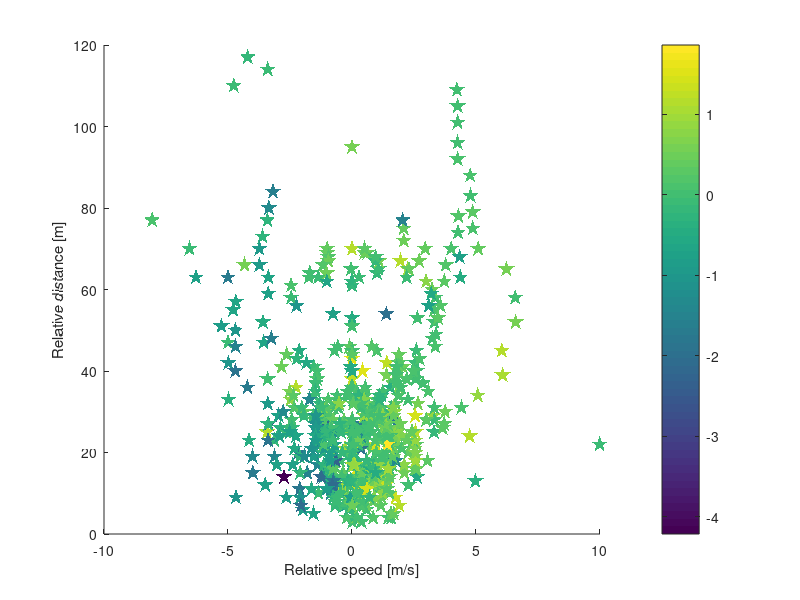
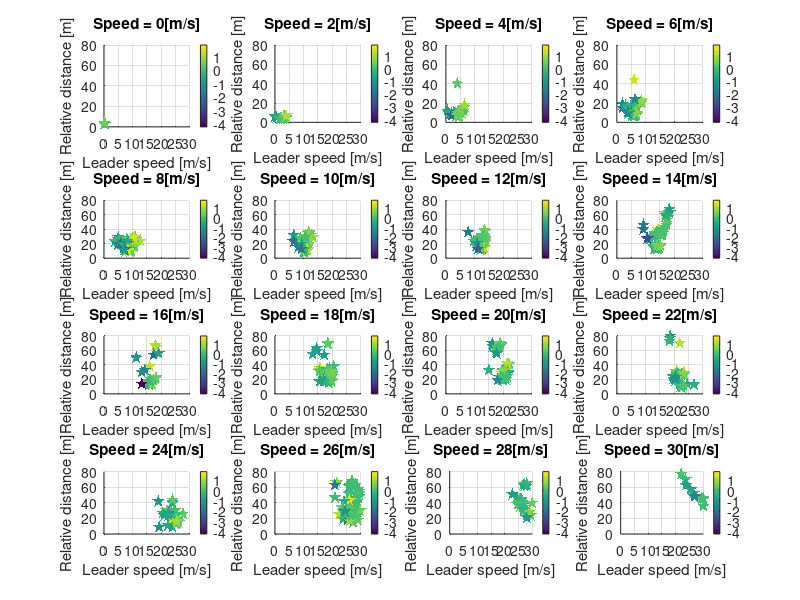

These charts were generated, in order, by the following MATLAB code: (Note: this script raises an error after producing the figures.)
%% write a script that shows a heat map of the FS and human driving data and IDM...

clear all
clc

%% load human driving data

load("2020-07-08-15-15-54_2T3MWRFVXLW056972_CAN_Messages.mat")
valid_accel = accelx;
valid_relative_dist = lead_distance;
valid_relative_spd = relative_vel;
valid_relative_spd(lead_distance>120) = nan;
valid_speed = speed/3.6;

lead_distance(lead_distance>120) = nan;

%% overlay data with different deceleraito range
time_aligned = Time-Time(1);
time_enter = 430;
time_exit = 1301;

[~,highway_s_I] = min(abs(time_aligned-time_enter));
[~,highway_e_I] = min(abs(time_aligned-time_exit));

accelx_highway = accelx(highway_s_I:highway_e_I);
highway_rel_speed = relative_vel(highway_s_I:highway_e_I);
highway_lead_dist = lead_distance(highway_s_I:highway_e_I);
speed_highway = valid_speed(highway_s_I:highway_e_I);

%%
figure()
scatter(highway_rel_speed,highway_lead_dist,160,accelx_highway,...
        'p','filled','MarkerFaceAlpha',1.0,'MarkerEdgeAlpha',1.0);

xlabel('Relative speed [m/s]')
ylabel('Relative distance [m]')
cm = get(gca,'Colormap');
colorbar

top = max(accelx_highway);
bottom = min(accelx_highway);

%% plot human driving data at different speed 
v_AV_grid = 0:2:30;

temp_c = accelx_highway;
c = exp(temp_c)./(1+exp(temp_c))-0.5;   %enhance constrast
c = temp_c;

fig_handle1 = figure();
% colormap(fig_handle1,cm)
% colormap(fig_handle1,brewermap([],'RdYlGn'))  %RdYlGn
hold on
for AV_speed_index = 1:1:length(v_AV_grid)
    %extract field test data around this speed
    speed_lower_bound = v_AV_grid(AV_speed_index)-1;
    speed_upper_bound = v_AV_grid(AV_speed_index)+1;
    accel_pt_temp = accelx_highway(speed_lower_bound<=speed_highway&speed_highway<speed_upper_bound);
    color_pt_temp = c(speed_lower_bound<=speed_highway&speed_highway<speed_upper_bound);
    relative_dist_pt_temp = highway_lead_dist(speed_lower_bound<=speed_highway&speed_highway<speed_upper_bound);
    relative_spd_pt_temp = highway_rel_speed(speed_lower_bound<=speed_highway&speed_highway<speed_upper_bound);
    speed_pt_temp = speed_highway(speed_lower_bound<=speed_highway&speed_highway<speed_upper_bound);
    
    temp_v_AV = v_AV_grid(AV_speed_index);
    subplot(4,4,AV_speed_index)
    
    title(['Speed = ',num2str(temp_v_AV),'[m/s]'])
    hold on
    scatter(relative_spd_pt_temp +temp_v_AV,relative_dist_pt_temp,100,color_pt_temp,...
        'p','filled','MarkerFaceAlpha',1.0,'MarkerEdgeAlpha',1.0);

    xlabel('Leader speed [m/s]')
    ylabel('Relative distance [m]')
    set(gca,'FontSize',10)
    grid on
    xlim([0 30])
    ylim([0 80])
    
    caxis manual
    caxis([bottom top]);
    colorbar
    
end
set(gcf, 'Color', 'w');



%% heatmap of the modified FollowerStopper

uMin = -3;
uMax = 1.5;
r = 30;

v_lead_grid = 0:1:30;
rel_dist_grid = 0:1:80;

v_AV_grid = 0:2:30;

[XX,YY] = meshgrid(v_lead_grid,rel_dist_grid);

fig_handle2 = figure();

for AV_speed_index = 1:1:length(v_AV_grid)

    temp_v_AV = v_AV_grid(AV_speed_index);
    v_AV = temp_v_AV*ones(size(XX,1),size(XX,2));
    
    d_rel = YY;
    v_rel = XX-v_AV;
    
    [~,v_cmd] = dyn_modified_follower_stopper_v_cmd(d_rel,v_rel,v_AV,uMin,uMax,r);
    subplot(4,4,AV_speed_index)
    
    title(['Speed = ',num2str(temp_v_AV),'[m/s]'])
    hold on
    contourf(XX,YY,v_cmd-v_AV)
    xlabel('Leader speed [m/s]')
    ylabel('Relative distance [m]')
    set(gca,'FontSize',10)
    caxis manual
    caxis([-30 30]);
    colorbar

%     pause
end
colormap(fig_handle2,bluewhitered)
set(gcf, 'Color', 'w');
% colormap(fig_handle,brewermap([],'RdYlGn'))  %RdYlGn
%% heatmap of the FollowerStopper
fig_handle3 = figure();
for AV_speed_index = 1:1:length(v_AV_grid)

    temp_v_AV = v_AV_grid(AV_speed_index);
    v_AV = temp_v_AV*ones(size(XX,1),size(XX,2));
    
    d_rel = YY;
    v_rel = XX-v_AV;
    
    [~,v_cmd] = dyn_follower_stopper_v_cmd(d_rel,v_rel,v_AV,uMin,uMax,r);
    
    subplot(4,4,AV_speed_index)
    title(['Speed = ',num2str(temp_v_AV),'[m/s]'])
    hold on
    contourf(XX,YY,v_cmd-v_AV)
    
    xlabel('Leader speed [m/s]')
    ylabel('Relative distance [m]')
    set(gca,'FontSize',10)
    caxis manual
    caxis([-30 30]);
    colormap(bluewhitered)
    colorbar

%     pause
end


% colormap(fig_handle3,cm)
set(gcf, 'Color', 'w');

%% load driving data 03052020
load('../../circleData/2020-07-28-17-56-48-879520_2020_03_05_relative_distance_relative_speed_Data.mat');
load('../../circleData/2020-07-28-17-40-56-648843_2020_03_05_Acceleration_Speed_Data.mat');

%%
time1 = speed_accel(:,1);
% speed = speed_accel(:,2);
% accel = speed_accel(:,3);

time2 = relative_distance_relative_speed(:,1);
% relative_distance = relative_distance_relative_speed(:,2);
% relative_speed = relative_distance_relative_speed(:,3);

[B,I] = sort(time1); 
time1 = B;
speed = speed_accel(I,2);
accel = speed_accel(I,3);

[B,I] = sort(time2); 
time2 = B;
relative_distance = relative_distance_relative_speed(I,2);
relative_speed = relative_distance_relative_speed(I,3);
%% resample speed and accel
speed = interp1(time1,speed,time2,'nearest');
accel = interp1(time1,accel,time2,'nearest');    

%estimate speed of the lead vehicle.
speed_lead  = speed + relative_speed;
relative_dist_data0 = relative_distance(speed_lead>0 & relative_distance<100);
relative_spd_data0 = relative_speed(speed_lead>0 & relative_distance<100);
speed_data0 = speed(speed_lead>0& relative_distance<100);
accel_data0 = accel(speed_lead>0 & relative_distance<100);

time_headway_data1 = relative_dist_data0./speed_data0;
time_headway_data1 = time_headway_data1(speed_data0>1);

edges = [0:0.2:2.5];
hist(time_headway_data1,edges)

figure()
plot(time2,speed)

figure()
plot(time2,accel)


relative_dist_data0 = [relative_dist_data0;highway_lead_dist'];
relative_spd_data0 = [relative_spd_data0;highway_rel_speed'];
speed_data0 = [speed_data0;speed_highway'];
accel_data0 = [accel_data0;accelx_highway'];



%% get zero acceleration data points ( accel -0.1~0.1)  

relative_dist_data1 = relative_dist_data0(accel_data0> 0.5  | accel_data0<-0.5 );
relative_spd_data1 = relative_spd_data0(accel_data0> 0.5  | accel_data0< -0.5 );
speed_data1 = speed_data0(accel_data0> 0.5 | accel_data0<-0.5 );
accel_data1 = accel_data0(accel_data0> 0.5 | accel_data0<-0.5 );
%% plot human driving data at different speed 
v_AV_grid = 0:2:30;

temp_c = accel_data0;
c = exp(temp_c)./(1+exp(temp_c))-0.5;   %enhance constrast
c = temp_c;

fig_handle6 = figure();
% colormap(fig_handle1,cm)
% colormap(fig_handle1,brewermap([],'RdYlGn'))  %RdYlGn
hold on
for AV_speed_index = 1:1:length(v_AV_grid)
    %extract field test data around this speed
    speed_lower_bound = v_AV_grid(AV_speed_index)-1;
    speed_upper_bound = v_AV_grid(AV_speed_index)+1;
    accel_pt_temp = accel_data0(speed_lower_bound<=speed_data0&speed_data0<speed_upper_bound);
    color_pt_temp = c(speed_lower_bound<=speed_data0&speed_data0<speed_upper_bound);
    relative_dist_pt_temp = relative_dist_data0(speed_lower_bound<=speed_data0&speed_data0<speed_upper_bound);
    relative_spd_pt_temp = relative_spd_data0(speed_lower_bound<=speed_data0&speed_data0<speed_upper_bound);
    speed_pt_temp = speed_data0(speed_lower_bound<=speed_data0&speed_data0<speed_upper_bound);
    
    temp_v_AV = v_AV_grid(AV_speed_index);
    subplot(4,4,AV_speed_index)
    
    title(['Speed = ',num2str(temp_v_AV),'[m/s]'])
    hold on
    scatter(relative_spd_pt_temp +temp_v_AV,relative_dist_pt_temp,100,color_pt_temp,...
        'p','filled','MarkerFaceAlpha',1.0,'MarkerEdgeAlpha',1.0);

    xlabel('Leader speed [m/s]')
    ylabel('Relative distance [m]')
    set(gca,'FontSize',10)
    grid on
    xlim([0 30])
    ylim([0 80])
    
    caxis manual
    caxis([bottom top]);
    colorbar
    
end
set(gcf, 'Color', 'w');

%% modified FollowerStopper and human driving data

uMin = -3;
uMax = 1.5;
r = 30;

v_lead_grid = 0:1:30;
rel_dist_grid = 0:1:80;

v_AV_grid = 0:2:30;

[XX,YY] = meshgrid(v_lead_grid,rel_dist_grid);

fig_handle2 = figure();

for AV_speed_index = 1:1:length(v_AV_grid)

    %extract field test data around this speed
    speed_lower_bound = v_AV_grid(AV_speed_index)-1;
    speed_upper_bound = v_AV_grid(AV_speed_index)+1;
    accel_pt_temp = accel_data1(speed_lower_bound<=speed_data1&speed_data1<speed_upper_bound);
    color_pt_temp = c(speed_lower_bound<=speed_data1&speed_data1<speed_upper_bound);
    relative_dist_pt_temp = relative_dist_data1(speed_lower_bound<=speed_data1&speed_data1<speed_upper_bound);
    relative_spd_pt_temp = relative_spd_data1(speed_lower_bound<=speed_data1&speed_data1<speed_upper_bound);
    speed_pt_temp = speed_data1(speed_lower_bound<=speed_data1&speed_data1<speed_upper_bound);
    
    temp_v_AV = v_AV_grid(AV_speed_index);
    v_AV = temp_v_AV*ones(size(XX,1),size(XX,2));
    
    d_rel = YY;
    v_rel = XX-v_AV;
    
    [~,v_cmd] = dyn_modified_follower_stopper_v_cmd(d_rel,v_rel,v_AV,uMin,uMax,r);
    subplot(4,4,AV_speed_index)
    
    title(['Speed = ',num2str(temp_v_AV),'[m/s]'])
    hold on
    contourf(XX,YY,v_cmd-v_AV)
    
    scatter(relative_spd_pt_temp +temp_v_AV,relative_dist_pt_temp,100,color_pt_temp,...
        'p','filled','MarkerFaceAlpha',1.0,'MarkerEdgeAlpha',1.0);
    xlabel('Leader speed [m/s]')
    ylabel('Relative distance [m]')
    set(gca,'FontSize',10)
    caxis manual
    caxis([bottom top]);
    colorbar

%     pause
end
set(gcf, 'Color', 'w');


%% FollowerStopper and human driving data

figure()
for AV_speed_index = 1:1:length(v_AV_grid)

            %extract field test data around this speed
    speed_lower_bound = v_AV_grid(AV_speed_index)-1;
    speed_upper_bound = v_AV_grid(AV_speed_index)+1;
    accel_pt_temp = accel_data1(speed_lower_bound<=speed_data1&speed_data1<speed_upper_bound);
    color_pt_temp = c(speed_lower_bound<=speed_data1&speed_data1<speed_upper_bound);
    relative_dist_pt_temp = relative_dist_data1(speed_lower_bound<=speed_data1&speed_data1<speed_upper_bound);
    relative_spd_pt_temp = relative_spd_data1(speed_lower_bound<=speed_data1&speed_data1<speed_upper_bound);
    speed_pt_temp = speed_data1(speed_lower_bound<=speed_data1&speed_data1<speed_upper_bound);
    
    
    temp_v_AV = v_AV_grid(AV_speed_index);
    v_AV = temp_v_AV*ones(size(XX,1),size(XX,2));
    
    d_rel = YY;
    v_rel = XX-v_AV;
    
    [~,v_cmd] = dyn_follower_stopper_v_cmd(d_rel,v_rel,v_AV,uMin,uMax,r);
    
    subplot(4,4,AV_speed_index)
    title(['Speed = ',num2str(temp_v_AV),'[m/s]'])
    hold on
    contourf(XX,YY,v_cmd-v_AV)
    scatter(relative_spd_pt_temp +temp_v_AV,relative_dist_pt_temp,100,color_pt_temp,...
        'p','filled','MarkerFaceAlpha',1.0,'MarkerEdgeAlpha',1.0);
    xlabel('Leader speed [m/s]')
    ylabel('Relative distance [m]')
    set(gca,'FontSize',10)
    caxis manual
    caxis([bottom top]);
    colorbar

%     pause
end
set(gcf, 'Color', 'w');




%% heatmap of the modified FollowerStopper  v_lead = constant for each graph

uMin = -3;
uMax = 1.5;
r = 30;
 
v_AV_grid = 0:1:30; 
rel_dist_grid = 0:1:80;

v_lead_grid = 0:2:30;

[XX,YY] = meshgrid(v_AV_grid,rel_dist_grid);


lead_speed_data0 = speed_data0 + relative_spd_data0;

fig_handle99 = figure();

for lead_speed_index = 1:1:length(v_lead_grid)
    
    l_speed_lower_bound = v_lead_grid(lead_speed_index)-1;
    l_speed_upper_bound = v_lead_grid(lead_speed_index)+1;
    accel_pt_temp = accel_data0(l_speed_lower_bound<=lead_speed_data0&lead_speed_data0<l_speed_upper_bound);
%     color_pt_temp = c(speed_lower_bound<=speed_data0&speed_data0<speed_upper_bound);
    relative_dist_pt_temp = relative_dist_data0(l_speed_lower_bound<=lead_speed_data0&lead_speed_data0<l_speed_upper_bound);
%     relative_spd_pt_temp = relative_spd_data0(speed_lower_bound<=speed_data0&speed_data0<speed_upper_bound);
    speed_pt_temp = speed_data0(l_speed_lower_bound<=lead_speed_data0&lead_speed_data0<l_speed_upper_bound);
    
    
    temp_v_lead = v_lead_grid(lead_speed_index);
    v_lead = temp_v_lead*ones(size(XX,1),size(XX,2));
    
    d_rel = YY;
    v_rel = v_lead-XX;
    
    [~,v_cmd] = dyn_modified_follower_stopper_v_cmd(d_rel,v_rel,XX,uMin,uMax,r);
    subplot(4,4,lead_speed_index)
    
    title(['Leader Speed = ',num2str(temp_v_lead),'[m/s]'])
    hold on
    contourf(XX,YY,v_cmd)
%     scatter(speed_pt_temp,relative_dist_pt_temp,100,accel_pt_temp,...
%         'p','filled','MarkerFaceAlpha',1.0,'MarkerEdgeAlpha',1.0);
    
    xlabel('AV speed [m/s]')
    ylabel('Relative distance [m]')
    set(gca,'FontSize',10)
    caxis manual
    caxis([0 30]);
    colorbar
    xlim([0 30])
    ylim([0 80])
%     pause
end
colormap(fig_handle99,bluewhitered)
set(gcf, 'Color', 'w');
% colormap(fig_handle,brewermap([],'RdYlGn'))  %RdYlGn



%% heatmap of the FollowerStopper  v_lead = constant for each graph

uMin = -3;
uMax = 1.5;
r = 30;
 
v_AV_grid = 0:1:30; 
rel_dist_grid = 0:1:80;

v_lead_grid = 0:2:30;

[XX,YY] = meshgrid(v_AV_grid,rel_dist_grid);


lead_speed_data0 = speed_data0 + relative_spd_data0;

fig_handle99 = figure();

for lead_speed_index = 1:1:length(v_lead_grid)
    
    l_speed_lower_bound = v_lead_grid(lead_speed_index)-1;
    l_speed_upper_bound = v_lead_grid(lead_speed_index)+1;
    accel_pt_temp = accel_data0(l_speed_lower_bound<=lead_speed_data0&lead_speed_data0<l_speed_upper_bound);
%     color_pt_temp = c(speed_lower_bound<=speed_data0&speed_data0<speed_upper_bound);
    relative_dist_pt_temp = relative_dist_data0(l_speed_lower_bound<=lead_speed_data0&lead_speed_data0<l_speed_upper_bound);
%     relative_spd_pt_temp = relative_spd_data0(speed_lower_bound<=speed_data0&speed_data0<speed_upper_bound);
    speed_pt_temp = speed_data0(l_speed_lower_bound<=lead_speed_data0&lead_speed_data0<l_speed_upper_bound);
    
    
    temp_v_lead = v_lead_grid(lead_speed_index);
    v_lead = temp_v_lead*ones(size(XX,1),size(XX,2));
    
    d_rel = YY;
    v_rel = v_lead-XX;
    
    [~,v_cmd] = dyn_follower_stopper_v_cmd(d_rel,v_rel,XX,uMin,uMax,r);
    subplot(4,4,lead_speed_index)
    
    title(['Leader Speed = ',num2str(temp_v_lead),'[m/s]'])
    hold on
    contourf(XX,YY,v_cmd)
%     scatter(speed_pt_temp,relative_dist_pt_temp,100,accel_pt_temp,...
%         'p','filled','MarkerFaceAlpha',1.0,'MarkerEdgeAlpha',1.0);
%     
    xlabel('AV speed [m/s]')
    ylabel('Relative distance [m]')
    set(gca,'FontSize',10)
    caxis manual
    caxis([0 30]);
    colorbar
    xlim([0 30])
    ylim([0 80])

%     pause
end
colormap(fig_handle99,bluewhitered)
set(gcf, 'Color', 'w');
% colormap(fig_handle,brewermap([],'RdYlGn'))  %RdYlGn



